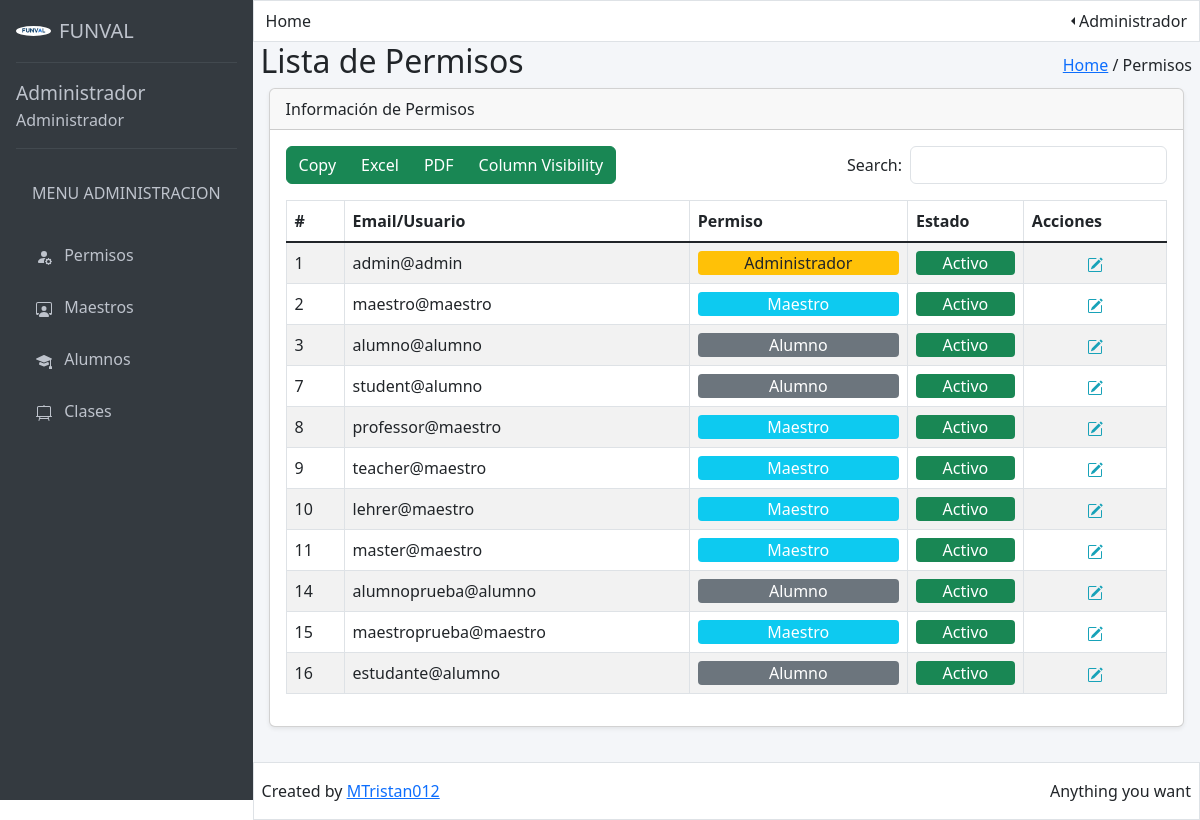
Page /views/adminPermisos.view.php (signed in) on the committed database.
### tables this page shows
CREATE TABLE `universityusers` (
  `id` int(200) NOT NULL,
  `email` varchar(200) NOT NULL,
  `password` varchar(200) NOT NULL,
  `permiso` int(200) NOT NULL,
  `estado` int(200) NOT NULL,
  `nombre` varchar(200) NOT NULL,
  `direccion` varchar(200) DEFAULT NULL,
  `fechaDeNacimiento` date DEFAULT NULL,
  `claseAsignada` varchar(200) DEFAULT NULL,
  `dni` int(200) DEFAULT NULL
);

### sources/srcAdminPermisos.php (the view, shortened to what this page needs)
<?php
$servername = "127.0.0.1";
$username = "root";
$password = "";
$dbname = "proyecto";
$conn = mysqli_connect($servername, $username, $password, $dbname);
$conn->set_charset("utf8");
$sql = "SELECT * FROM universityusers";
$result = mysqli_query($conn, $sql);
?>
<div class="d-flex justify-content-between">
    <div class="btn-group" role="group" aria-label="Basic example">
        <button type="button" class="btn btn-success">Copy</button>
        <button type="button" class="btn btn-success">Excel</button>
        <button type="button" class="btn btn-success">PDF</button>
        <button type="button" class="btn btn-success">Column Visibility</button>
    </div>
    <div>
        <div class="form d-flex">
            <p class="my-auto me-2">Search: </p>
            <input class="form-control" id="floatingTextarea2" style="box-shadow: none;"></input>
        </div>
    </div>
</div>
<div class="mt-3">
    <table class="table table-striped table-bordered">
        <thead>
            <tr>
                <th scope="col">#</th>
                <th scope="col">Email/Usuario</th>
                <th scope="col">Permiso</th>
                <th scope="col">Estado</th>
                <th scope="col">Acciones</th>
            </tr>
        </thead>
        <tbody class="table-group-divider">
            <?php
            while ($row = mysqli_fetch_assoc($result)) {
                $email = $row["email"];
                $permiso = $row["permiso"];
            ?>
                <tr>
                    <td><?php echo $row["id"]; ?></td>
                    <td><?php echo $email; ?></td>
                    <td class="text-center">
                        <?php
                        if ($permiso == 1) {
                            echo "<p class='bg-warning my-auto px-1 rounded-1'>Administrador</p>";
                        } else if ($permiso == 2) {
                            echo "<p class='bg-info my-auto px-1 rounded-1 text-white'>Maestro</p>";
                        } else {
                            echo "<p class='bg-secondary my-auto px-1 rounded-1 text-white'>Alumno</p>";
                        }
                        ?>
                    </td>
                    <td class="text-center">
                        <?php
                        if ($row["estado"] == 1) {
                            echo "<p class='bg-success my-auto px-1 rounded-1 text-white'>Activo</p>";
                        } else {
                            echo "<p class='bg-danger my-auto px-1 rounded-1 text-white'>Inactivo</p>";
                        }
                        ?>
                    </td>
                    <td>
                        <div class="d-flex justify-content-center">
                            <a type="button" class="btn-link" style="color: #17a2b8" data-bs-toggle="modal" data-bs-target="#adminPermisosModal<?php echo $email; ?>">
                            </a>
                        </div>
                    </td>
                </tr>
            <?php
            }
            ?>
        </tbody>
    </table>
</div>

### views/adminPermisos.view.php (shortened to what this page needs)
<!DOCTYPE html>
<html lang="en">
<head>
    <link href="https://cdn.jsdelivr.net/npm/bootstrap@5.3.0/dist/css/bootstrap.min.css" rel="stylesheet">
</head>
<body>
    <main class="d-flex">
        <aside class="d-flex flex-column flex-shrink-0 p-3 vh-100" style="background-color: #343a40;">
            <a href="./main.view.php" class="d-flex align-items-center mb-3 mb-md-0 me-md-auto text-decoration-none" style="color:#bec3cc">
                <img src="../imagen/FUNVAL LOGO 2023.png" alt="logo" class="rounded-circle" width="35rem">
                <span class="fs-5 ms-2"> FUNVAL </span>
            </a>
            <hr class="text-secondary">
            <div style="color:#bec3cc;">
                <?php
                echo "<p class='m-0 p-0' style='font-size:1.2rem;'>Administrador</p>";
                echo "<p class='m-0 p-0'>" . $_SESSION['nombre'] . "</p>";
                ?>
            </div>
            <hr class="text-secondary">
            <div style="color:#bec3cc;">
                <?php
                echo "<p class='mb-3 p-3'>MENU ADMINISTRACION</p>";
                echo '<p><a href="./adminPermisos.view.php" type="button" class="btn btn-outline-dark border-0" style="color:#bec3cc;"><span class="mx-2"><svg xmlns="http://www.w3.org/2000/svg" width="16" height="16" fill="currentColor" class="bi bi-person-fill-gear" viewBox="0 0 16 16">
                            <path d="M11 5a3 3 0 1 1-6 0 3 3 0 0 1 6 0Zm-9 8c0 1 1 1 1 1h5.256A4.493 4.493 0 0 1 8 12.5a4.49 4.49 0 0 1 1.544-3.393C9.077 9.038 8.564 9 8 9c-5 0-6 3-6 4Zm9.886-3.54c.18-.613 1.048-.613 1.229 0l.043.148a.64.64 0 0 0 .921.382l.136-.074c.561-.306 1.175.308.87.869l-.075.136a.64.64 0 0 0 .382.92l.149.045c.612.18.612 1.048 0 1.229l-.15.043a.64.64 0 0 0-.38.921l.074.136c.305.561-.309 1.175-.87.87l-.136-.075a.64.64 0 0 0-.92.382l-.045.149c-.18.612-1.048.612-1.229 0l-.043-.15a.64.64 0 0 0-.921-.38l-.136.074c-.561.305-1.175-.309-.87-.87l.075-.136a.64.64 0 0 0-.382-.92l-.148-.045c-.613-.18-.613-1.048 0-1.229l.148-.043a.64.64 0 0 0 .382-.921l-.074-.136c-.306-.561.308-1.175.869-.87l.136.075a.64.64 0 0 0 .92-.382l.045-.148ZM14 12.5a1.5 1.5 0 1 0-3 0 1.5 1.5 0 0 0 3 0Z" />
                        </svg></span> Permisos</a></p>';
                echo '<p><a href="./adminMaestros.view.php" type="button" class="btn btn-outline-dark border-0" style="color:#bec3cc;"><span class="mx-2"><svg xmlns="http://www.w3.org/2000/svg" width="16" height="16" fill="currentColor" class="bi bi-person-workspace"    viewBox="0 0 16 16">
                        <path d="M4 16s-1 0-1-1 1-4 5-4 5 3 5 4-1 1-1 1H4Zm4-5.95a2.5 2.5 0 1 0 0-5 2.5 2.5 0 0 0 0 5Z"/><path d="M2 1a2 2 0 0 0-2 2v9.5A1.5 1.5 0 0 0 1.5 14h.653a5.373 5.373 0 0 1 1.066-2H1V3a1 1 0 0 1 1-1h12a1 1 0 0 1 1 1v9h-2.219c.554.654.89 1.373 1.066 2h.653a1.5 1.5 0 0 0 1.5-1.5V3a2 2 0 0 0-2-2H2Z"/>
                        </svg></span> Maestros</a></p>';
                echo '<p><a href="./adminAlumnos.view.php" type="button" class="btn btn-outline-dark border-0" style="color:#bec3cc;"><span class="mx-2"><svg xmlns="http://www.w3.org/2000/svg" width="16" height="16" fill="currentColor" class="bi bi-mortarboard-fill" viewBox="0 0 16 16">
                        <path d="M8.211 2.047a.5.5 0 0 0-.422 0l-7.5 3.5a.5.5 0 0 0 .025.917l7.5 3a.5.5 0 0 0 .372 0L14 7.14V13a1 1 0 0 0-1 1v2h3v-2a1 1 0 0 0-1-1V6.739l.686-.275a.5.5 0 0 0 .025-.917l-7.5-3.5Z"/><path d="M4.176 9.032a.5.5 0 0 0-.656.327l-.5 1.7a.5.5 0 0 0 .294.605l4.5 1.8a.5.5 0 0 0 .372 0l4.5-1.8a.5.5 0 0 0 .294-.605l-.5-1.7a.5.5 0 0 0-.656-.327L8 10.466 4.176 9.032Z"/>
                        </svg></span> Alumnos</a></p>';
                echo '<p><a href="./adminClases.view.php" type="button" class="btn btn-outline-dark border-0" style="color:#bec3cc;"><span class="mx-2"><svg xmlns="http://www.w3.org/2000/svg" width="16" height="16" fill="currentColor" class="bi bi-easel2" viewBox="0 0 16 16">
                        <path fill-rule="evenodd" d="M8 0a.5.5 0 0 1 .447.276L8.81 1h4.69A1.5 1.5 0 0 1 15 2.5V11h.5a.5.5 0 0 1 0 1h-2.86l.845 3.379a.5.5 0 0 1-.97.242L12.11 14H3.89l-.405 1.621a.5.5 0 0 1-.97-.242L3.36 12H.5a.5.5 0 0 1 0-1H1V2.5A1.5 1.5 0 0 1 2.5 1h4.691l.362-.724A.5.5 0 0 1 8 0ZM2 11h12V2.5a.5.5 0 0 0-.5-.5h-11a.5.5 0 0 0-.5.5V11Zm9.61 1H4.39l-.25 1h7.72l-.25-1Z"/>
                        </svg></span> Clases</a></p>';
                ?>
            </div>
        </aside>
        <section style="width:100%;">
            <header class="ms-0 ps-0 pt-0 border">
                <nav class="navbar">
                    <div class="container-fluid align-items-center">
                        <div>
                            Home
                        </div>
                        <div class="nav-item dropdown dropstart" data-bs-display="static">
                            <a class="nav-link dropdown-toggle d-flex align-items-center" data-bs-toggle="dropdown" href="#" role="button" aria-expanded="false">
                                <span>
                                    <?php
                                    echo "<p class='m-0 p-0'>" . $_SESSION['nombre'] . "</p>";
                                    ?>
                                </span>
                            </a>
                        </div>
                    </div>
                </nav>
            </header>
            <section style="background-color: #f4f6f9; height:90%;" class="m-0">
                <div class="d-flex justify-content-between">
                    <h2 class="ms-2">Lista de Permisos</h2>
                    <p class="me-2 my-auto"><a href="./main.view.php">Home</a> / Permisos</p>
                </div>
                <div class="card shadow-sm mx-3">
                    <div class="card-header">Información de Permisos</div>
                    <div class="card-body">
                        <?php
                        include "../sources/srcAdminPermisos.php";
                        ?>
                    </div>
                </div>
            </section>
            <footer>
                <div class=" border d-flex justify-content-between align-items-center m-0 p-0">
                    <p class="my-3 ps-2">Created by <span><a href=" https://github.com/MTristan012">MTristan012</a></span></p>
                    <p class="my-3 pe-2">Anything you want</p>
                </div>
            </footer>
        </section>
    </main>
</body>
</html>

### rows in the picture
universityusers: id "1", email "admin@admin", permiso "Administrador", estado "Activo"
universityusers: id "2", email "maestro@maestro", permiso "Maestro", estado "Activo"
universityusers: id "3", email "alumno@alumno", permiso "Alumno", estado "Activo"
universityusers: id "7", email "student@alumno", permiso "Alumno", estado "Activo"
universityusers: id "8", email "professor@maestro", permiso "Maestro", estado "Activo"
universityusers: id "9", email "teacher@maestro", permiso "Maestro", estado "Activo"
universityusers: id "10", email "lehrer@maestro", permiso "Maestro", estado "Activo"
universityusers: id "11", email "master@maestro", permiso "Maestro", estado "Activo"
universityusers: id "14", email "alumnoprueba@alumno", permiso "Alumno", estado "Activo"
universityusers: id "15", email "maestroprueba@maestro", permiso "Maestro", estado "Activo"
universityusers: id "16", email "estudante@alumno", permiso "Alumno", estado "Activo"

### other values in the picture
$_SESSION['nombre'] "Administrador"
